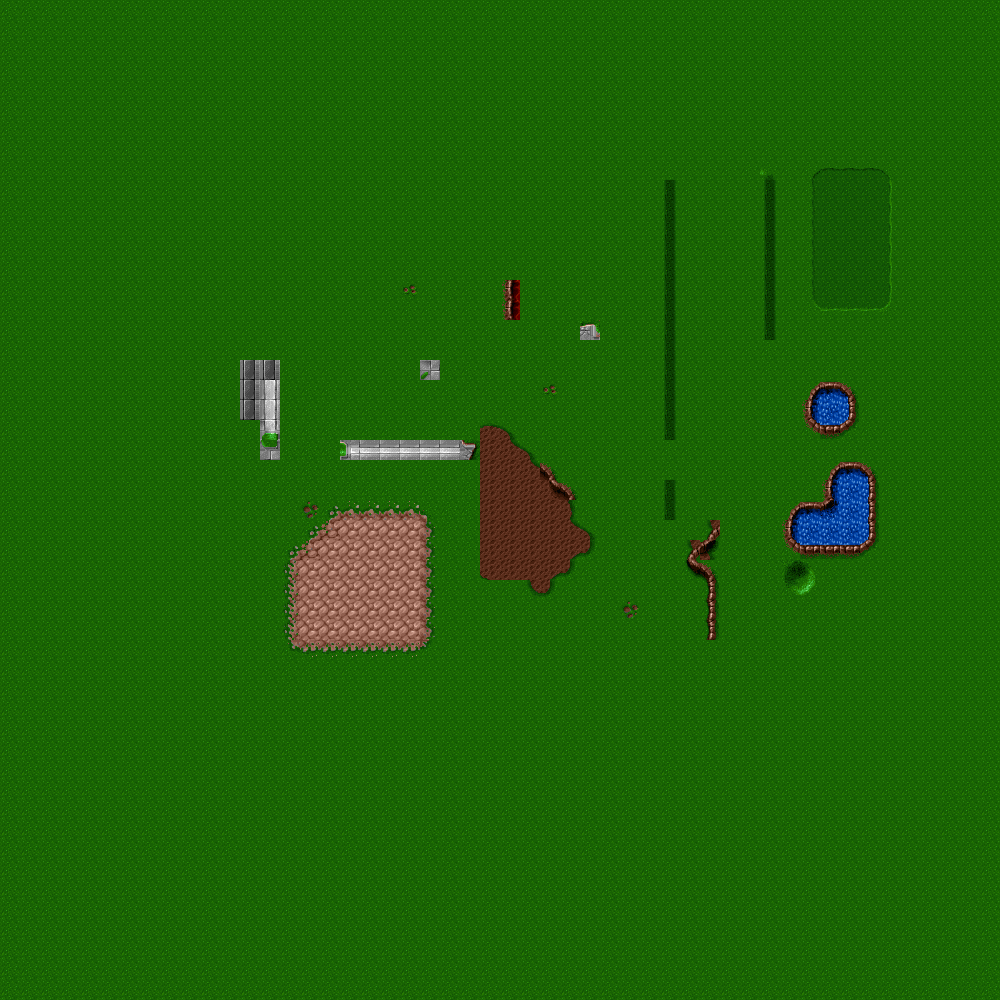

Tiled map render using the project's own tile images. Description and the map definition, with tile-layer contents summarised, below:
An orthogonal 50x50 tile map with 20x20 px tiles, 1 tile layer (Tile Layer 1), 12 tilesets.

<map version="1.0" orientation="orthogonal" width="50" height="50" tilewidth="20" tileheight="20">
 <tileset firstgid="1" name="Grass" tilewidth="20" tileheight="20" spacing="20">
  <image source="Grass.png" trans="008a76" width="101" height="181" />
 </tileset>
 <tileset firstgid="16" name="Grass2" tilewidth="20" tileheight="20" spacing="20">
  <image source="Grass2.png" trans="008a76" width="101" height="181" />
 </tileset>
 <tileset firstgid="31" name="2CrtB" tilewidth="20" tileheight="20" spacing="20">
  <image source="2CrtB.png" trans="008a76" width="101" height="181" />
 </tileset>
 <tileset firstgid="46" name="2Crtc" tilewidth="20" tileheight="20" spacing="20">
  <image source="2Crtc.png" trans="008a76" width="141" height="61" />
 </tileset>
 <tileset firstgid="54" name="2Crtr" tilewidth="20" tileheight="20" spacing="20">
  <image source="2Crtr.png" trans="008a76" width="141" height="181" />
 </tileset>
 <tileset firstgid="74" name="2Mnt" tilewidth="20" tileheight="20" spacing="20">
  <image source="2Mnt.png" trans="008a76" width="101" height="181" />
 </tileset>
 <tileset firstgid="89" name="2Watr" tilewidth="20" tileheight="20" spacing="20">
  <image source="2Watr.png" trans="008a76" width="101" height="181" />
 </tileset>
 <tileset firstgid="104" name="clif" tilewidth="20" tileheight="20" spacing="20">
  <image source="clif.png" trans="008a76" width="101" height="181" />
 </tileset>
 <tileset firstgid="119" name="crtr" tilewidth="20" tileheight="20" spacing="20">
  <image source="crtr.png" trans="008a76" width="101" height="21" />
 </tileset>
 <tileset firstgid="122" name="lav" tilewidth="20" tileheight="20" spacing="20">
  <image source="lav.png" trans="008a76" width="101" height="181" />
 </tileset>
 <tileset firstgid="137" name="RDst" tilewidth="20" tileheight="20" spacing="20">
  <image source="RDst.png" trans="008a76" width="161" height="61" />
 </tileset>
 <tileset firstgid="145" name="road" tilewidth="20" tileheight="20" spacing="20">
  <image source="road.png" trans="008a76" width="261" height="181" />
 </tileset>
 <layer name="Tile Layer 1" width="50" height="50">
  <data>[2500 cells, 2500 non-empty, 64 distinct tile ids]</data>
 </layer>
</map>